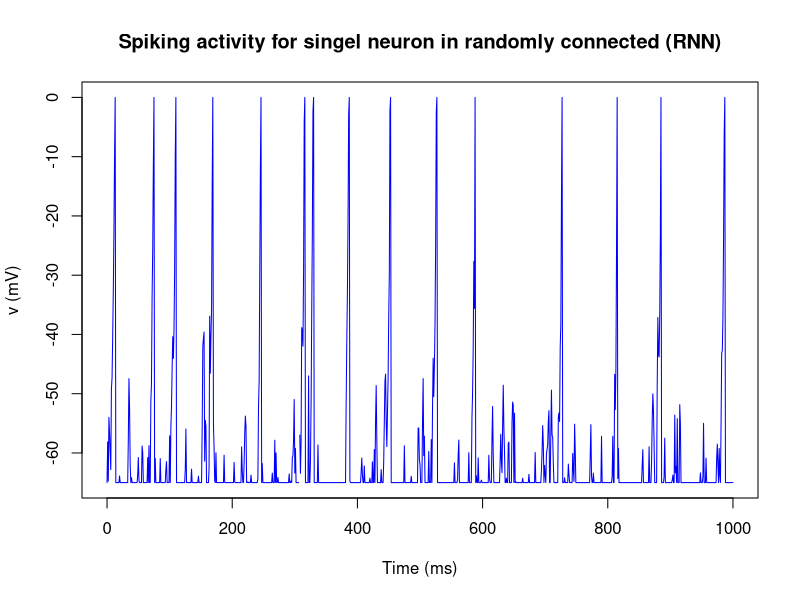

This chart was generated by the following R code:
#require(gdata)
dVt <- read.csv(file = 'vt1k.csv', header = FALSE)
#dVt <- read.csv(file = 'Spike_singleN.csv', header = FALSE)
#for (i in 1:99)
#append(dSpikex, c(dSpike [,1]),after=98)
#dSpikex = rep(c(dSpike [,1]),time=100)
#vtPl <- c(dVt [,1],dVt [,2])


#pdf("vt.pdf")
#png("Spike_singleN_RBM.png")

png("Spike_singleN_RNN_rand.png")
plot(dVt [,1],dVt [,2], ylim=c(-65,0) ,col = "blue",type="l", #main="Spiking activity for singel neuron in RBM topology",
main="Spiking activity for singel neuron in randomly connected (RNN)",
ylab="v (mV)",xlab="Time (ms)")
dev.off()

